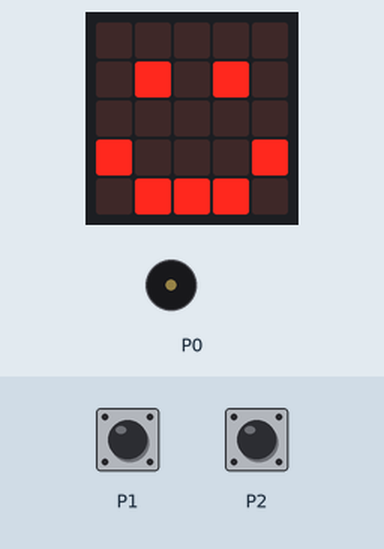
The program below on a simulated BBC micro:bit (MakeCode). On the bench: the board's 5×5 LED display, buzzer (waves = sounding). The inputs (shaded band) are chosen by the test bench.

Above: at 1.8 s.
1.9 s: touch pin P1 pressed for 0.15 s
At 3.0 s:
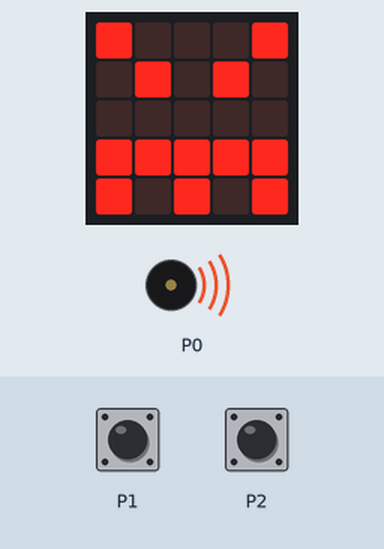
At 4.3 s:
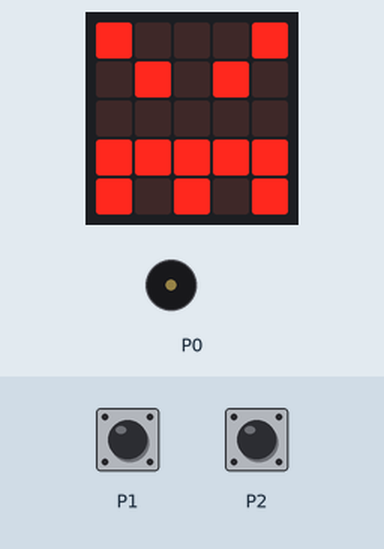
4.6 s: touch pin P2 pressed for 0.15 s
At 6.4 s:
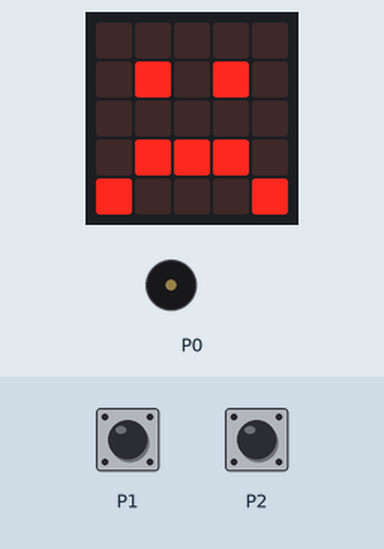
Timing chart, 0 to 7.9 s (numbered marks = the images above; inputs shaded):
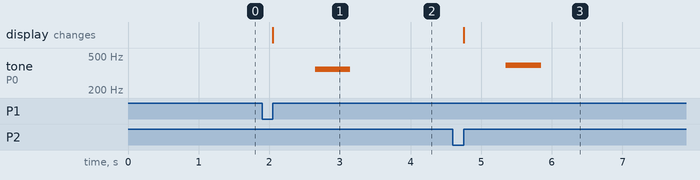

Measured:
- after the input at 1.9 s, tone on P0: silent → 349 Hz after 0.75 s, → silent 0.50 s later; the display: changes after 0.15 s (image 1)
- after the input at 4.6 s, tone on P0: silent → 392 Hz after 0.75 s, → silent 0.50 s later; the display: changes after 0.15 s (image 3)

The program:

main.ts
```typescript
input.onPinPressed(TouchPin.P2, function () {
    basic.showIcon(IconNames.Sad)
    music.playTone(392, music.beat(BeatFraction.Whole))
})
input.onPinPressed(TouchPin.P1, function () {
    basic.showIcon(IconNames.Angry)
    music.playTone(349, music.beat(BeatFraction.Whole))
})
basic.showIcon(IconNames.Happy)
basic.forever(function () {

})
```

test.ts
```typescript
// 在這裡測試；當此封包作為擴充功能時，將不會編譯此內容。
```
